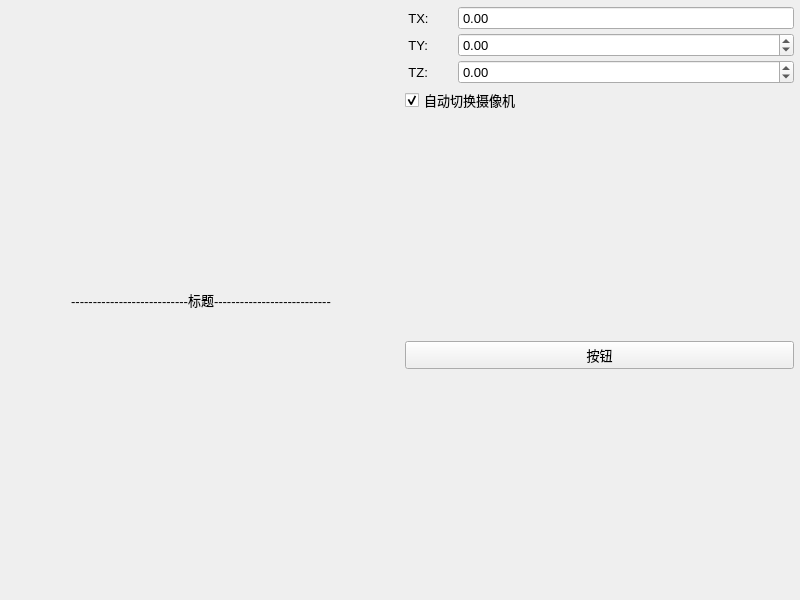
<?xml version="1.0" encoding="UTF-8"?>
<ui version="4.0">
 <class>MainWindow</class>
 <widget class="QMainWindow" name="MainWindow">
  <property name="geometry">
   <rect>
    <x>0</x>
    <y>0</y>
    <width>800</width>
    <height>600</height>
   </rect>
  </property>
  <property name="font">
   <font>
    <pointsize>10</pointsize>
   </font>
  </property>
  <property name="windowTitle">
   <string>测试表情面板</string>
  </property>
  <widget class="QWidget" name="centralwidget">
   <layout class="QHBoxLayout" name="centralLayout">
    <property name="spacing">
     <number>3</number>
    </property>
    <property name="margin">
     <number>3</number>
    </property>
    <item>
     <widget class="QFrame" name="frame_left">
      <property name="frameShape">
       <enum>QFrame::NoFrame</enum>
      </property>
      <property name="frameShadow">
       <enum>QFrame::Raised</enum>
      </property>
      <layout class="QVBoxLayout" name="Layout_left" stretch="0">
       <property name="spacing">
        <number>3</number>
       </property>
       <property name="margin">
        <number>3</number>
       </property>
       <item>
        <widget class="QLabel" name="label">
         <property name="font">
          <font>
           <pointsize>10</pointsize>
          </font>
         </property>
         <property name="text">
          <string>---------------------------标题---------------------------</string>
         </property>
         <property name="alignment">
          <set>Qt::AlignCenter</set>
         </property>
        </widget>
       </item>
      </layout>
     </widget>
    </item>
    <item>
     <widget class="QFrame" name="frame_right">
      <property name="frameShape">
       <enum>QFrame::NoFrame</enum>
      </property>
      <property name="frameShadow">
       <enum>QFrame::Raised</enum>
      </property>
      <layout class="QVBoxLayout" name="verticalLayout_2">
       <property name="spacing">
        <number>3</number>
       </property>
       <property name="margin">
        <number>3</number>
       </property>
       <item>
        <layout class="QGridLayout" name="gridLayout">
         <item row="0" column="2">
          <widget class="QDoubleSpinBox" name="QDoubleSpinBox_tx">
           <property name="buttonSymbols">
            <enum>QAbstractSpinBox::NoButtons</enum>
           </property>
           <property name="decimals">
            <number>2</number>
           </property>
           <property name="minimum">
            <double>-999999999.000000000000000</double>
           </property>
           <property name="maximum">
            <double>999999999.000000000000000</double>
           </property>
          </widget>
         </item>
         <item row="0" column="0">
          <widget class="QLabel" name="label_2">
           <property name="maximumSize">
            <size>
             <width>50</width>
             <height>16777215</height>
            </size>
           </property>
           <property name="font">
            <font>
             <pointsize>10</pointsize>
            </font>
           </property>
           <property name="text">
            <string> TX:</string>
           </property>
          </widget>
         </item>
         <item row="2" column="0">
          <widget class="QLabel" name="label_3">
           <property name="maximumSize">
            <size>
             <width>50</width>
             <height>16777215</height>
            </size>
           </property>
           <property name="font">
            <font>
             <pointsize>10</pointsize>
            </font>
           </property>
           <property name="text">
            <string> TY: </string>
           </property>
          </widget>
         </item>
         <item row="3" column="0">
          <widget class="QLabel" name="label_4">
           <property name="maximumSize">
            <size>
             <width>50</width>
             <height>16777215</height>
            </size>
           </property>
           <property name="font">
            <font>
             <pointsize>10</pointsize>
            </font>
           </property>
           <property name="text">
            <string> TZ: </string>
           </property>
          </widget>
         </item>
         <item row="2" column="2">
          <widget class="QDoubleSpinBox" name="QDoubleSpinBox_ty">
           <property name="minimum">
            <double>-999999999.000000000000000</double>
           </property>
           <property name="maximum">
            <double>999999999.000000000000000</double>
           </property>
          </widget>
         </item>
         <item row="3" column="2">
          <widget class="QDoubleSpinBox" name="QDoubleSpinBox_tz">
           <property name="minimum">
            <double>-999999999.000000000000000</double>
           </property>
           <property name="maximum">
            <double>999999999.000000000000000</double>
           </property>
          </widget>
         </item>
        </layout>
       </item>
       <item>
        <widget class="QCheckBox" name="QCheckBox_autocam">
         <property name="font">
          <font>
           <pointsize>10</pointsize>
          </font>
         </property>
         <property name="text">
          <string>自动切换摄像机</string>
         </property>
         <property name="checked">
          <bool>true</bool>
         </property>
        </widget>
       </item>
       <item>
        <spacer name="verticalSpacer">
         <property name="orientation">
          <enum>Qt::Vertical</enum>
         </property>
         <property name="sizeHint" stdset="0">
          <size>
           <width>20</width>
           <height>40</height>
          </size>
         </property>
        </spacer>
       </item>
       <item>
        <widget class="QPushButton" name="QPushButton_CMD">
         <property name="font">
          <font>
           <pointsize>10</pointsize>
          </font>
         </property>
         <property name="text">
          <string>按钮</string>
         </property>
        </widget>
       </item>
       <item>
        <spacer name="verticalSpacer_2">
         <property name="orientation">
          <enum>Qt::Vertical</enum>
         </property>
         <property name="sizeHint" stdset="0">
          <size>
           <width>20</width>
           <height>40</height>
          </size>
         </property>
        </spacer>
       </item>
      </layout>
     </widget>
    </item>
   </layout>
  </widget>
 </widget>
 <resources/>
 <connections/>
</ui>
